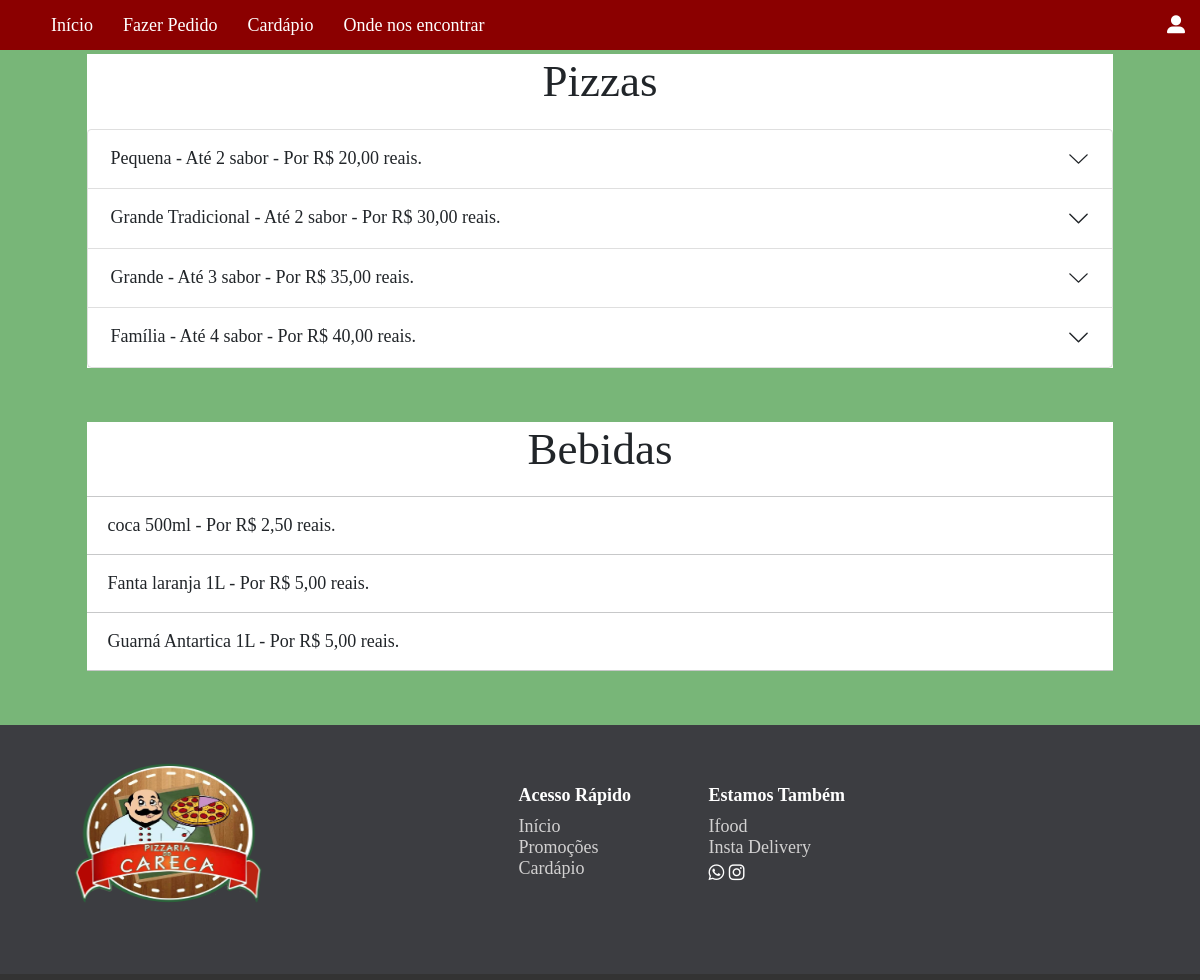
Page /cardapio.php on the committed database.
### tables this page shows
CREATE TABLE IF NOT EXISTS `bebida` (
  `nome` varchar(30) NOT NULL,
  `preco` double NOT NULL,
  `cardapio` enum('on','off') NOT NULL,
  `idBebida` int(11) NOT NULL AUTO_INCREMENT,
  `status` enum('on','off') NOT NULL,
  PRIMARY KEY (`idBebida`)
);

### cardapio.php (the view, shortened to what this page needs)
<!DOCTYPE html>
<html lang="pt-br">
<head>
  <link href="https://cdn.jsdelivr.net/npm/bootstrap@5.0.0-beta1/dist/css/bootstrap.min.css" rel="stylesheet">
  <link rel="stylesheet" href="css/cardapio.css">
</head>
<?php include "php/barra-menu.php"; ?>
<body>
<div class="geral">
    <div class="pizzas">
    <?php
          include "php\conexaoBD.php";
          $sql = "SELECT * FROM `tamanho` WHERE status='on'  and `cardapio`='on' order by preco ASC";
          $result = $conn->query($sql);
          if ($result->num_rows > 0) {
            $qtdeTamanhoCad=0;
            while($row = $result->fetch_assoc()) {
                $pizza[$qtdeTamanhoCad] = $row["nome"];
                $qtdeSabor[$qtdeTamanhoCad] = $row["qtdeSabor"];
                $preco[$qtdeTamanhoCad] = $row["preco"];
                $formatter = new NumberFormatter('pt-BR', NumberFormatter:: CURRENCY);
                $brl[$qtdeTamanhoCad] = $formatter->formatCurrency($preco[$qtdeTamanhoCad], 'BRL');
                $qtdeTamanhoCad++;
              }
          }
    echo " <h1>Pizzas</h1>
      <div class='accordion' id='accordionExample'>";
          for ($auxTamanho=0; $auxTamanho < $qtdeTamanhoCad; $auxTamanho++) {
            echo"
            <div class='accordion-item'>
              <h2 class='accordion-header' id='headingOne'>
                <button class='accordion-button collapsed' type='button' data-bs-toggle='collapse' data-bs-target='#a$auxTamanho' aria-expanded='true' aria-controls='a$auxTamanho'>
                  ";
                  ?>
                  <?= $pizza[$auxTamanho] ?> - Até <?= $qtdeSabor[$auxTamanho] ?> sabor<?php$es?> - Por <?= $brl[$auxTamanho] ?> reais.
                </button>
              </h2>
            </div>
         <?php } ?>
     </div>
      </div>
    <div class="bebidas">
      <h1> Bebidas </h1>
      <?php
        $sql = "SELECT * FROM `bebida` WHERE status='on' and `cardapio`='on' order by nome";
        $result = $conn->query($sql);
        if ($result->num_rows > 0) {
          while($row = $result->fetch_assoc()) {
            $nome = $row["nome"];
            $preco = $row["preco"];
            $formatter = new NumberFormatter('pt-BR', NumberFormatter:: CURRENCY);
                $brl = $formatter->formatCurrency($preco, 'BRL');
            echo"
              <hr>
              <p>$nome - Por $brl reais.</p>
            ";
          }
          echo"<hr>";
        }
      ?>
    </div>
</div>
<footer> <?php include "rodape.html"; ?> </footer>
</body>
</html>

### css/cardapio.css (style rules this page uses)
.geral { margin-top: 50px; margin-left:auto; margin-right:auto; width: 90%; background-color:#78B678; }
.pizzas,.bebidas { width:95%; margin-left:auto; margin-right:auto; background-color: white; margin-top: 5%; margin-bottom: 5%; }
body { background-color: #78B678; }
h1 { text-align:center; margin-top: 2%; margin-bottom: 2%; }
p { margin-left: 2%; }

### css/barra-menu.css (style rules this page uses)
* { list-style:none; padding:0; margin:0; line-height: normal; font-size:18px; font-family: 'Times New Roman', Times, serif; }

### css/footer-with-button-logo.css (style rules this page uses)
#myFooter { background-color: #3c3d41; color: white; padding-top: 30px; }
#myFooter .footer-copyright { background-color: #333333; padding-top: 3px; padding-bottom: 3px; text-align: center; }
#myFooter .row { margin-bottom: 60px; }
#myFooter ul { list-style-type: none; padding-left: 0; line-height: 1.7; }
#myFooter h5 { font-size: 18px; color: white; font-weight: bold; margin-top: 30px; }
#myFooter a { color: #d2d1d1; text-decoration: none; }
body { display: flex; display: -webkit-flex; flex-direction: column; -webkit-flex-direction: column; height: 100%; }
#myFooter { flex: 0 0 auto; -webkit-flex: 0 0 auto; }

### rows in the picture
bebida: nome "coca 500ml", preco "R$ 2,50"
bebida: nome "Fanta laranja 1L", preco "R$ 5,00"
bebida: nome "Guarná Antartica 1L", preco "R$ 5,00"

### other values in the picture
$pizza[$auxTamanho] "Pequena"
$qtdeSabor[$auxTamanho] "2"
$brl[$auxTamanho] "R$ 20,00"
$pizza[$auxTamanho] "Grande Tradicional"
$brl[$auxTamanho] "R$ 30,00"
$pizza[$auxTamanho] "Grande"
$qtdeSabor[$auxTamanho] "3"
$brl[$auxTamanho] "R$ 35,00"
$pizza[$auxTamanho] "Família"
$qtdeSabor[$auxTamanho] "4"
$brl[$auxTamanho] "R$ 40,00"
